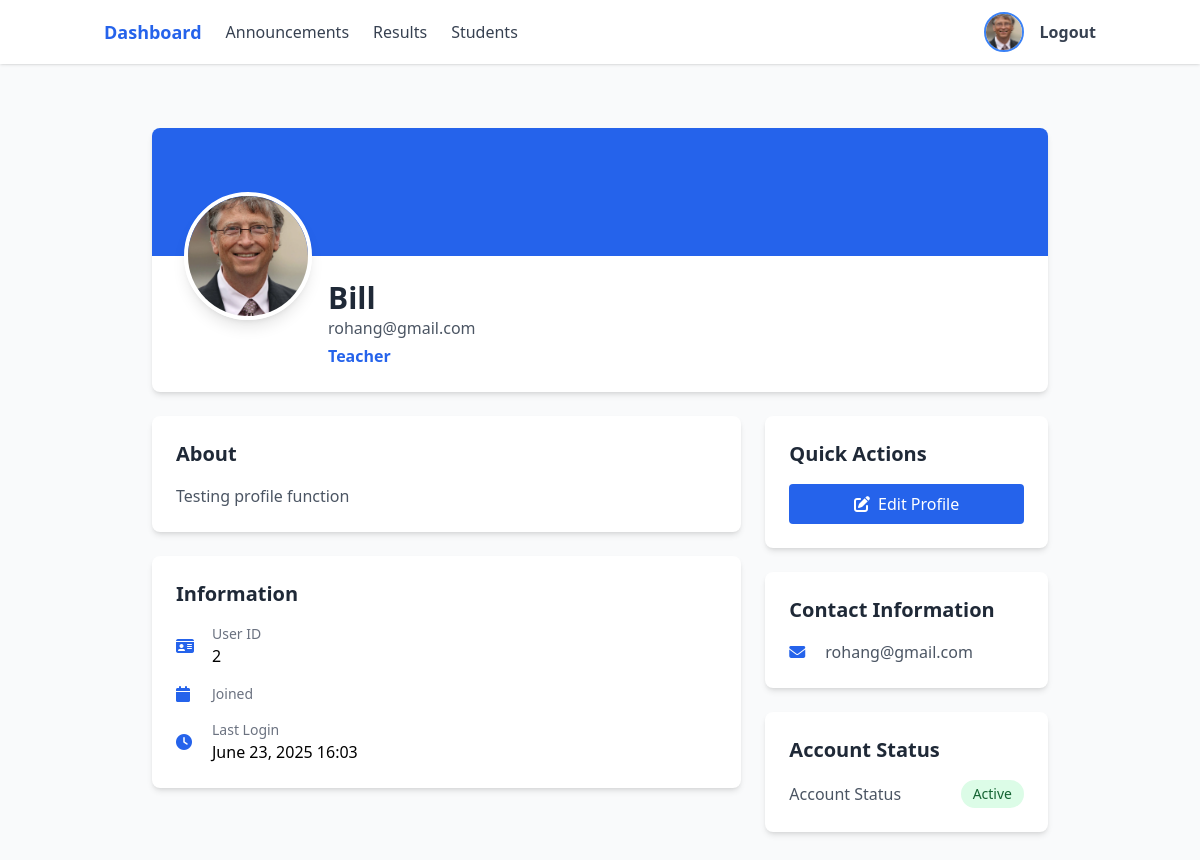
Before: /profile/ (signed in) with the older database file.
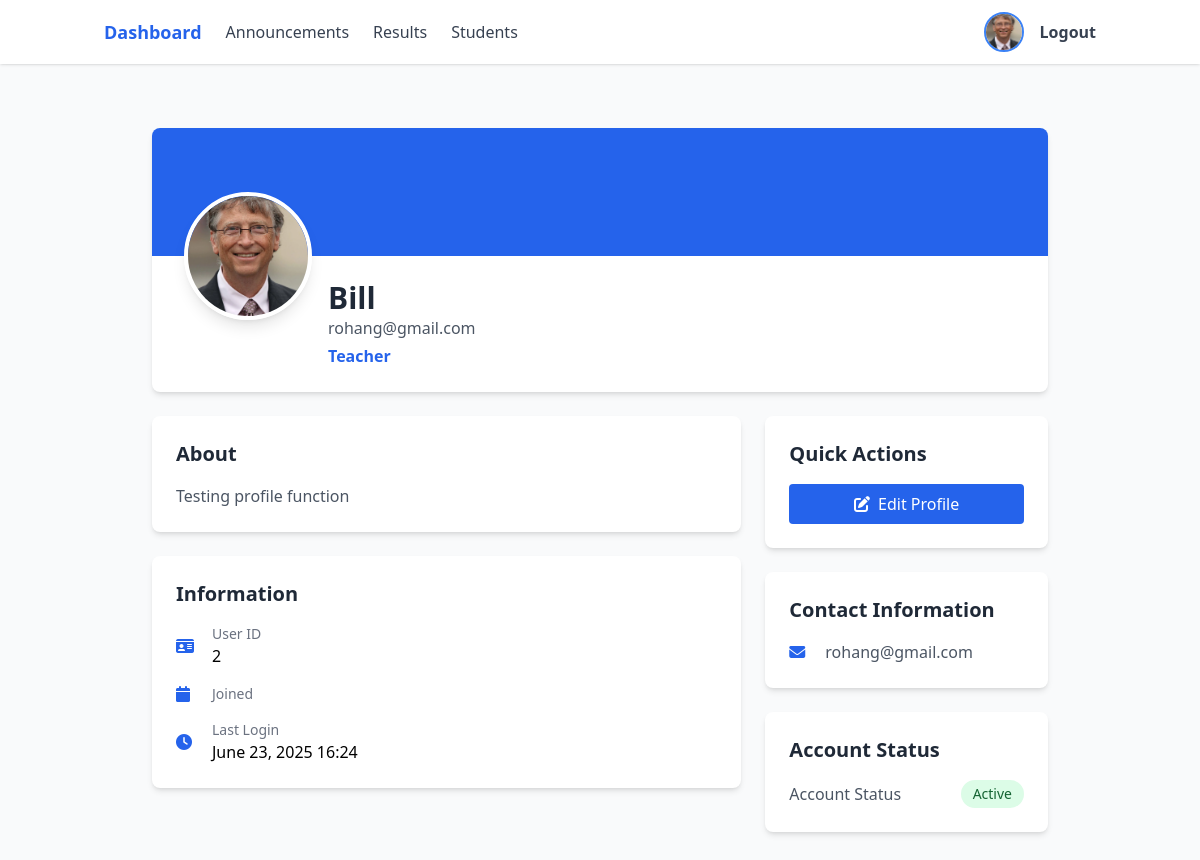
After: the same page with the newer database file.
### users/models.py (models this page shows, shortened)
class User(AbstractBaseUser, PermissionsMixin):
    ROLE_CHOICES = [
        ('teacher', 'Teacher'),
        ('student', 'Student'),
        ('admin', 'Admin'),
    ]
    email = models.EmailField(unique=True)
    role = models.CharField(max_length=10, choices=ROLE_CHOICES)
    is_active = models.BooleanField(default=True)
    is_staff = models.BooleanField(default=False)
    profile_image = models.ImageField(upload_to=user_profile_image_path, null=True, blank=True)
    full_name = models.CharField(max_length=255, null=True, blank=True)
    bio = models.TextField(null=True, blank=True)
    USERNAME_FIELD = 'email'
    REQUIRED_FIELDS = ['role']
    objects = UserManager()
    @property
    def is_teacher(self):
        return self.role == 'teacher'
    def get_role_display(self):
        return dict(self.ROLE_CHOICES).get(self.role, self.role)

### users/views.py (the view)
# urls.py: path('profile/', views.profile, name='profile'),
@login_required
def profile(request):
    if request.user.role not in ['student', 'teacher']:
        return redirect('login')
    return render(request, 'users/profile.html')

### users/templates/users/profile.html (shortened to what the changed rows need)
{% extends 'users/base.html' %}
{% block content %}
<div class="container mx-auto px-4 py-8">
    <div class="max-w-4xl mx-auto">
        <div class="bg-white rounded-lg shadow-md overflow-hidden">
            <div class="px-8 py-6 relative">
                <div class="absolute -top-16 left-8">
                    {% if user.profile_image %}
                        <img src="{{ user.profile_image.url }}" alt="Profile" class="w-32 h-32 rounded-full object-cover border-4 border-white shadow-lg">
                    {% else %}
                        <img src="https://ui-avatars.com/api/?name={{ user.full_name|default:user.email }}&background=3b82f6&color=fff&size=128" class="w-32 h-32 rounded-full object-cover border-4 border-white shadow-lg">
                    {% endif %}
                </div>
                <div class="ml-36">
                    <h2 class="text-3xl font-bold text-gray-800">{{ user.full_name }}</h2>
                    <p class="text-gray-600">{{ user.email }}</p>
                    <p class="text-blue-600 font-semibold mt-1">{{ user.get_role_display }}</p>
                </div>
            </div>
        </div>
        <div class="grid grid-cols-1 md:grid-cols-3 gap-6 mt-6">
            <div class="md:col-span-2 space-y-6">
                <div class="bg-white rounded-lg shadow-md p-6">
                    <h3 class="text-xl font-semibold text-gray-800 mb-4">About</h3>
                    <p class="text-gray-600">{{ user.bio|default:"No bio available" }}</p>
                </div>
                <div class="bg-white rounded-lg shadow-md p-6">
                    <div class="space-y-4">
                        <div class="flex items-center">
                            <div class="ml-3">
                                <p class="text-sm text-gray-500">User ID</p>
                                <p class="font-medium">{{ user.id }}</p>
                            </div>
                        </div>
                        <div class="flex items-center">
                            <div class="ml-3">
                                <p class="text-sm text-gray-500">Last Login</p>
                                <p class="font-medium">{{ user.last_login|date:"F d, Y H:i" }}</p>
                            </div>
                        </div>
                    </div>
                </div>
            </div>
            <div class="space-y-6">
                <div class="bg-white rounded-lg shadow-md p-6">
                    <div class="space-y-4">
                        <div class="flex items-center">
                            <i class="fas fa-envelope text-blue-600 w-6"></i>
                            <p class="ml-3 text-gray-600">{{ user.email }}</p>
                        </div>
                    </div>
                </div>
            </div>
        </div>
    </div>
</div>
{% endblock %}

### users/templates/users/navbar.html (shortened to what this page needs)
{% if user.is_teacher %}
<nav class="bg-white shadow fixed top-0 left-0 right-0 z-50">
    <div class="container mx-auto px-4 py-3 flex items-center justify-between">
        <div class="flex items-center space-x-6">
            <a href="{% url 'teacher_dashboard' %}" class="text-blue-600 font-bold text-lg">Dashboard</a>
            <a href="{% url 'teacher_announcements' %}" class="text-gray-700 hover:text-blue-600">Announcements</a>
            <a href="{% url 'teacher_results' %}" class="text-gray-700 hover:text-blue-600">Results</a>
            <a href="{% url 'teacher_students' %}" class="text-gray-700 hover:text-blue-600">Students</a>
        </div>
        <div class="flex items-center space-x-4">
            <a href="{% url 'profile' %}" class="flex items-center">
                {% if user.profile_image %}
                    <img src="{{ user.profile_image.url }}" alt="Profile" class="w-10 h-10 rounded-full object-cover border-2 border-blue-500">
                {% else %}
                    <span class="w-10 h-10 flex items-center justify-center rounded-full bg-gray-300 text-gray-600">
                        <i class="fas fa-user"></i>
                    </span>
                {% endif %}
            </a>
            <a href="{% url 'logout' %}" class="text-gray-700 hover:text-red-500 font-semibold">Logout</a>
        </div>
    </div>
</nav>
{% endif %}

Changed rows visible on the page:
changed User "Bill": last_login "June 23, 2025 16:03" → "June 23, 2025 16:24"
